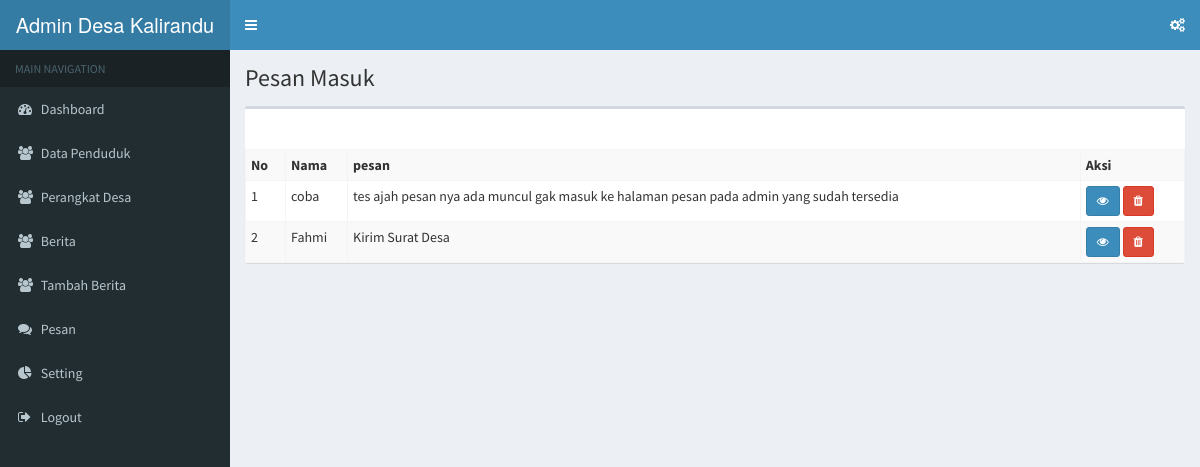
The page /index.php/admin/pesan on the database its author committed.
### tables this page shows
CREATE TABLE `message` (
  `id` int(11) NOT NULL,
  `nama` varchar(50) NOT NULL,
  `email` varchar(50) NOT NULL,
  `no_telepon` varchar(15) NOT NULL,
  `pesan` text NOT NULL
);

### application/controllers/admin/Pesan.php (called while the page is built, shortened)
<?php
class Pesan extends CI_Controller {
	public function index()
	{
		$data['title'] = 'Pesan Masuk';
		$data['pesan'] = $this->DataModel->getData('message')->result();
		$this->load->view('template_admin/header', $data);
		$this->load->view('template_admin/sidebar');
		$this->load->view('template_admin/topbar');
		$this->load->view('admin/pesan', $data);
		$this->load->view('template_admin/footer');
	}
}

### index.php (called while the page is built, shortened)
<?php
require_once BASEPATH.'core/CodeIgniter.php';

### application/models/DataModel.php (called while the page is built, shortened)
<?php
class DataModel extends CI_model {
	public function getData($table)
	{
		return $this->db->get($table);
	}
}

### application/views/admin/pesan.php (the view, shortened to what this page needs)
<div class="content-wrapper">
  <section class="content-header">
    <h1>
      <?php echo $title; ?>
    </h1>
  </section>
  <section class="content">
    <div class="row">
      <div class="col-md-12">
        <div class="box">
          <div class="box-header">
          </div>
          <div class="box-body no-padding">
            <table class="table table-condensed table-bordered table-striped">
              <tbody>
                <tr>
                  <th style="width: 40px;">No</th>
                  <th>Nama</th>
                  <th>pesan</th>
                  <th>Aksi</th>
                </tr>
                <?php
                  $i = 1;
                  foreach($pesan as $psn) :
                 ?>
                <tr>
                  <td><?php echo $i++; ?></td>
                  <td><?php echo $psn->nama; ?></td>
                  <td><?php echo word_limiter($psn->pesan, 20); ?></td>
                  <td>
                    <a title="Lihat Detail Pesan" href="<?php echo base_url('admin/pesan/detailPesan/'.$psn->id); ?>" class="btn btn-sm btn-primary">
                      <i class="fa fa-eye"></i>
                    </a>
                    <a title="Delete Pesan" href="<?php echo base_url('admin/pesan/delete/'.$psn->id); ?>" class="btn btn-sm btn-danger" onclick="return confirm('Yakin Akan dihapus?');">
                      <i class="fa fa-trash"></i>
                    </a>
                  </td>
                </tr>
                <?php endforeach; ?>
              </tbody>
            </table>
          </div>
        </div>
      </div>
    </div>
  </section>
</div>

### rows shown on the page
message: nama "coba", pesan "tes ajah pesan nya ada muncul gak masuk ke halaman pesan pada admin yang sudah tersedia"
message: nama "Fahmi", pesan "Kirim Surat Desa"

### other values the page prints
$title "Pesan Masuk"
